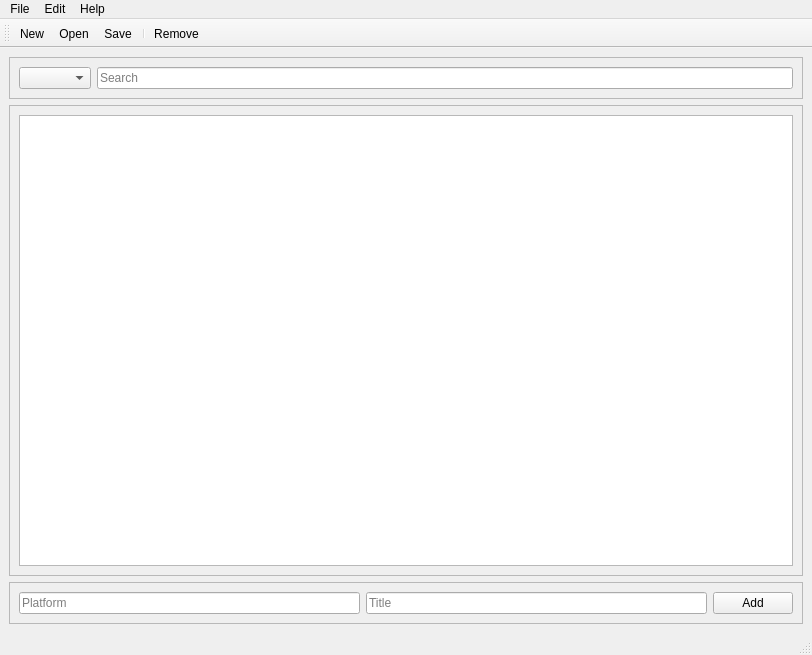
<?xml version="1.0" encoding="UTF-8"?>
<ui version="4.0">
 <class>MainWindow</class>
 <widget class="QMainWindow" name="MainWindow">
  <property name="geometry">
   <rect>
    <x>0</x>
    <y>0</y>
    <width>812</width>
    <height>655</height>
   </rect>
  </property>
  <property name="windowTitle">
   <string>GameList</string>
  </property>
  <widget class="QWidget" name="centralwidget">
   <layout class="QVBoxLayout" name="verticalLayout">
    <item>
     <widget class="QFrame" name="frame_1">
      <property name="frameShape">
       <enum>QFrame::StyledPanel</enum>
      </property>
      <property name="frameShadow">
       <enum>QFrame::Raised</enum>
      </property>
      <layout class="QHBoxLayout" name="horizontalLayout_3">
       <item>
        <widget class="QComboBox" name="platformComboBox">
         <property name="enabled">
          <bool>true</bool>
         </property>
         <property name="maxVisibleItems">
          <number>15</number>
         </property>
         <property name="insertPolicy">
          <enum>QComboBox::InsertAlphabetically</enum>
         </property>
         <property name="sizeAdjustPolicy">
          <enum>QComboBox::AdjustToContents</enum>
         </property>
        </widget>
       </item>
       <item>
        <widget class="QLineEdit" name="searchLineEdit">
         <property name="placeholderText">
          <string>Search</string>
         </property>
        </widget>
       </item>
      </layout>
     </widget>
    </item>
    <item>
     <widget class="QFrame" name="frame_2">
      <property name="frameShape">
       <enum>QFrame::StyledPanel</enum>
      </property>
      <property name="frameShadow">
       <enum>QFrame::Raised</enum>
      </property>
      <layout class="QHBoxLayout" name="horizontalLayout_4">
       <item>
        <widget class="QTableWidget" name="tableWidget">
         <attribute name="horizontalHeaderVisible">
          <bool>true</bool>
         </attribute>
         <attribute name="horizontalHeaderDefaultSectionSize">
          <number>215</number>
         </attribute>
         <attribute name="horizontalHeaderHighlightSections">
          <bool>false</bool>
         </attribute>
         <attribute name="horizontalHeaderMinimumSectionSize">
          <number>1</number>
         </attribute>
         <attribute name="horizontalHeaderShowSortIndicator" stdset="0">
          <bool>false</bool>
         </attribute>
         <attribute name="horizontalHeaderStretchLastSection">
          <bool>true</bool>
         </attribute>
         <attribute name="verticalHeaderVisible">
          <bool>false</bool>
         </attribute>
        </widget>
       </item>
      </layout>
     </widget>
    </item>
    <item>
     <widget class="QFrame" name="frame_3">
      <property name="frameShape">
       <enum>QFrame::StyledPanel</enum>
      </property>
      <property name="frameShadow">
       <enum>QFrame::Raised</enum>
      </property>
      <layout class="QHBoxLayout" name="horizontalLayout">
       <item>
        <widget class="QLineEdit" name="platformLineEdit">
         <property name="placeholderText">
          <string>Platform</string>
         </property>
        </widget>
       </item>
       <item>
        <widget class="QLineEdit" name="titleLineEdit">
         <property name="placeholderText">
          <string>Title</string>
         </property>
        </widget>
       </item>
       <item>
        <widget class="QPushButton" name="addButton">
         <property name="text">
          <string>Add</string>
         </property>
        </widget>
       </item>
      </layout>
     </widget>
    </item>
   </layout>
  </widget>
  <widget class="QMenuBar" name="menubar">
   <property name="geometry">
    <rect>
     <x>0</x>
     <y>0</y>
     <width>812</width>
     <height>21</height>
    </rect>
   </property>
   <widget class="QMenu" name="menuFile">
    <property name="title">
     <string>File</string>
    </property>
    <addaction name="actionNew"/>
    <addaction name="actionOpen"/>
    <addaction name="actionSave"/>
    <addaction name="separator"/>
    <addaction name="actionImport"/>
    <addaction name="actionExport"/>
   </widget>
   <widget class="QMenu" name="menuEdit">
    <property name="title">
     <string>Edit</string>
    </property>
    <addaction name="actionRemove"/>
    <addaction name="separator"/>
    <addaction name="actionUpdate_platform_database"/>
   </widget>
   <widget class="QMenu" name="menuHelp">
    <property name="title">
     <string>Help</string>
    </property>
    <addaction name="actionAbout"/>
   </widget>
   <addaction name="menuFile"/>
   <addaction name="menuEdit"/>
   <addaction name="menuHelp"/>
  </widget>
  <widget class="QStatusBar" name="statusbar"/>
  <widget class="QToolBar" name="toolBar">
   <property name="windowTitle">
    <string>toolBar</string>
   </property>
   <attribute name="toolBarArea">
    <enum>TopToolBarArea</enum>
   </attribute>
   <attribute name="toolBarBreak">
    <bool>false</bool>
   </attribute>
   <addaction name="actionNew"/>
   <addaction name="actionOpen"/>
   <addaction name="actionSave"/>
   <addaction name="separator"/>
   <addaction name="actionRemove"/>
  </widget>
  <action name="actionNew">
   <property name="icon">
    <iconset resource="mainwindow.qrc">
     <normaloff>:/ui/icons/new.png</normaloff>:/ui/icons/new.png</iconset>
   </property>
   <property name="text">
    <string>New...</string>
   </property>
   <property name="statusTip">
    <string>Create a new file.</string>
   </property>
   <property name="shortcut">
    <string>Ctrl+N</string>
   </property>
  </action>
  <action name="actionOpen">
   <property name="icon">
    <iconset resource="mainwindow.qrc">
     <normaloff>:/ui/icons/open.png</normaloff>:/ui/icons/open.png</iconset>
   </property>
   <property name="text">
    <string>Open...</string>
   </property>
   <property name="statusTip">
    <string>Open a file.</string>
   </property>
   <property name="shortcut">
    <string>Ctrl+O</string>
   </property>
  </action>
  <action name="actionSave">
   <property name="icon">
    <iconset resource="mainwindow.qrc">
     <normaloff>:/ui/icons/save.png</normaloff>:/ui/icons/save.png</iconset>
   </property>
   <property name="text">
    <string>Save</string>
   </property>
   <property name="statusTip">
    <string>Save a file to disk.</string>
   </property>
   <property name="shortcut">
    <string>Ctrl+S</string>
   </property>
  </action>
  <action name="actionImport">
   <property name="text">
    <string>Import</string>
   </property>
   <property name="statusTip">
    <string>Import from a .csv file.</string>
   </property>
  </action>
  <action name="actionExport">
   <property name="text">
    <string>Export</string>
   </property>
   <property name="statusTip">
    <string>Export to a .csv file.</string>
   </property>
  </action>
  <action name="actionRemove">
   <property name="icon">
    <iconset resource="mainwindow.qrc">
     <normaloff>:/ui/icons/remove.png</normaloff>:/ui/icons/remove.png</iconset>
   </property>
   <property name="text">
    <string>Remove</string>
   </property>
   <property name="toolTip">
    <string>Remove</string>
   </property>
   <property name="statusTip">
    <string>Remove the selected row.</string>
   </property>
  </action>
  <action name="actionUpdate_platform_database">
   <property name="text">
    <string>Update Platform Database</string>
   </property>
   <property name="statusTip">
    <string>Update the platform database.</string>
   </property>
  </action>
  <action name="actionAbout">
   <property name="text">
    <string>About</string>
   </property>
   <property name="statusTip">
    <string>Displays information about the application.</string>
   </property>
  </action>
 </widget>
 <resources>
  <include location="mainwindow.qrc"/>
 </resources>
 <connections/>
</ui>
